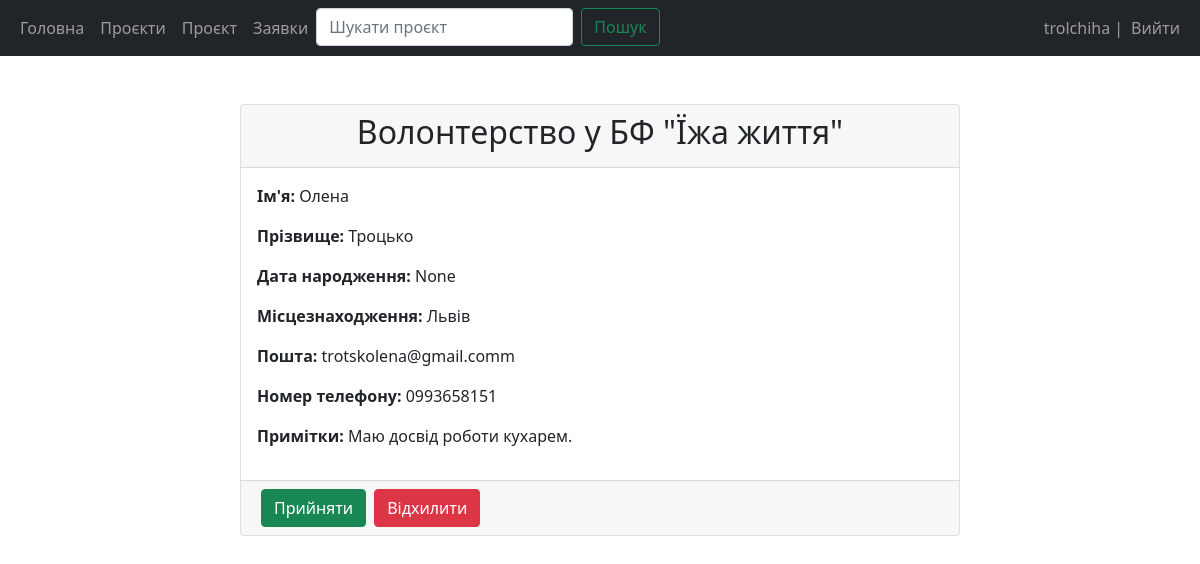
/view-application/5/ (signed in), run on the app's committed database.
### main/models.py (models this page shows, shortened)
class Application(models.Model):
    project = models.ForeignKey(Project, on_delete=models.CASCADE)
    applicant = models.ForeignKey(User, on_delete=models.CASCADE)
    application_text = models.TextField(null=True, blank=True)
    application_date = models.DateField()
    is_approved = models.BooleanField(default=False)

class Project(models.Model):
    class WorkType(models.TextChoices):
        SOCIAL = 'соціальна'
        MEDICAL = 'медична'
        HUMANITARIAN = 'гуманітарна'
        EDUCATIONAL = 'освітня'
        CULTURAL = 'культурна'
        SPORT = 'спортивна'
        SCIENTIFIC = 'наукова'
        OTHER = 'інша'
    name = models.CharField(max_length=100)
    description = models.TextField()
    coordinator = models.ForeignKey(User, on_delete=models.CASCADE)
    start_date = models.DateField()
    end_date = models.DateField()
    location = models.CharField(max_length=100)
    work_type = models.CharField(
        max_length=11,
        choices=WorkType.choices,
        default=WorkType.OTHER,
    )

class Volunteer(models.Model):
    user = models.OneToOneField(User, on_delete=models.CASCADE)
    birth_date = models.DateField(null=True)
    phone_number = models.CharField(max_length=20)
    location = models.CharField(max_length=100)

### main/views.py (the view, shortened to what this page needs)
# urls.py: path('view-application/<str:application_id>/', views.view_application, name='view_application'),
@login_required(login_url='/login')
@permission_required("main.add_project", login_url="/login", raise_exception=True)
def view_application(request, application_id):
    application = get_object_or_404(Application, id=application_id)
    volunteer = Volunteer.objects.filter(user=application.applicant).first()
    user = volunteer.user
    return render(request, 'main/view_application.html', {'application': application, 'volunteer': volunteer})

### main/templates/main/view_application.html (shortened to what this page needs)
{% extends 'main/base.html' %}
{% block content %}
<div class="container mt-5">
    <div class="row justify-content-center">
        <div class="col-md-8">
            <div class="card">
                <div class="card-header text-center">
                    <h2>{{ application.project.name }}</h2>
                </div>
                <div class="card-body">
                    <p><strong>Ім'я:</strong> {{ application.applicant.first_name }}</p>
                    <p><strong>Прізвище:</strong> {{ application.applicant.last_name }}</p>
                    <p><strong>Дата народження:</strong> {{ volunteer.birth_date }}</p>
                    <p><strong>Місцезнаходження:</strong> {{ volunteer.location }}</p>
                    <p><strong>Пошта:</strong> {{ application.applicant.email }}</p>
                    <p><strong>Номер телефону:</strong> {{ volunteer.phone_number }}</p>
                    <p><strong>Примітки:</strong> {{ application.application_text }}</p>
                </div>
                {% if user == application.project.coordinator or perms.main.update_project %}
                <div class="card-footer d-flex flex-row justify-content-left">
                    <form method="post">
                        <button
                        type="submit"
                        class="btn btn-success mx-1"
                        name="application-status"
                        value="True"
                        >
                        Прийняти
                        </button>
                    </form>
                    <form method="post">
                        <button
                        type="submit"
                        class="btn btn-danger mx-1"
                        name="application-status"
                        value="False"
                        >
                        Відхилити
                        </button>
                    </form>
                </div>
                {% endif %}
            </div>
        </div>
    </div>
</div>
{% endblock %}

### main/templates/main/base.html (shortened to what this page needs)
<!DOCTYPE html>
<html lang="en">
  <head>
    <link
      href="https://cdn.jsdelivr.net/npm/bootstrap@5.1.3/dist/css/bootstrap.min.css"
      rel="stylesheet"
    />
  </head>
  <body>
    <nav class="navbar navbar-expand-lg navbar-dark bg-dark">
      <div class="container-fluid">
        <div>
          <ul class="navbar-nav">
            <li class="nav-item">
              <a class="nav-link" href="{% url 'home' %}">Головна</a>
            </li>
            <li class="nav-item">
              <a class="nav-link" href="{% url 'view_projects' %}">Проєкти</a>
            </li>
            {% if user.is_authenticated and perms.main.update_project %}
            <li class="nav-item">
              <a class="nav-link" href="{% url 'create_project' %}">Проєкт</a>
            </li>
            <li class="nav-item">
              <a class="nav-link" href="{% url 'view_applications' %}">Заявки</a>
            </li>
            {% elif user.is_authenticated and perms.main.add_application %}
            <li class="nav-item">
              <a class="nav-link" href="{% url 'view_tasks_volunteer' %}">Завдання</a>
            </li>
            {% endif %}
            <li class="nav-item">
              <form method="post" class="d-flex" action="{% url 'search_project' %}" role="search">
                <input class="form-control me-2" type="search" placeholder="Шукати проєкт" aria-label="Search" name="search_text">
                <button class="btn btn-outline-success" type="submit">Пошук</button>
              </form>
            </li>
          </ul>
        </div>
        <div>
          <ul class="navbar-nav">
            {% if user.is_authenticated %}
            <span class="navbar-text"> {{user.username}} | </span>
            <li class="nav-item">
              <a class="nav-link" href="{% url 'logout' %}">Вийти</a>
            </li>
            {% else %}
            <li class="nav-item">
              <a class="nav-link" href="/login">Увійти</a>
            </li>
            {% endif %}
          </ul>
        </div>
      </div>
    </nav>
    <div class="container">{% block content %} {% endblock %}</div>
  </body>
</html>

### data on the page
Application: project.name "Волонтерство у БФ \"Їжа життя\"", applicant.first_name "Олена", applicant.last_name "Троцько", applicant.email "trotskolena@gmail.comm", application_text "Маю досвід роботи кухарем."
Volunteer: birth_date "None", location "Львів", phone_number "0993658151"

### other printed values
{{ user.username }} "trolchiha"
